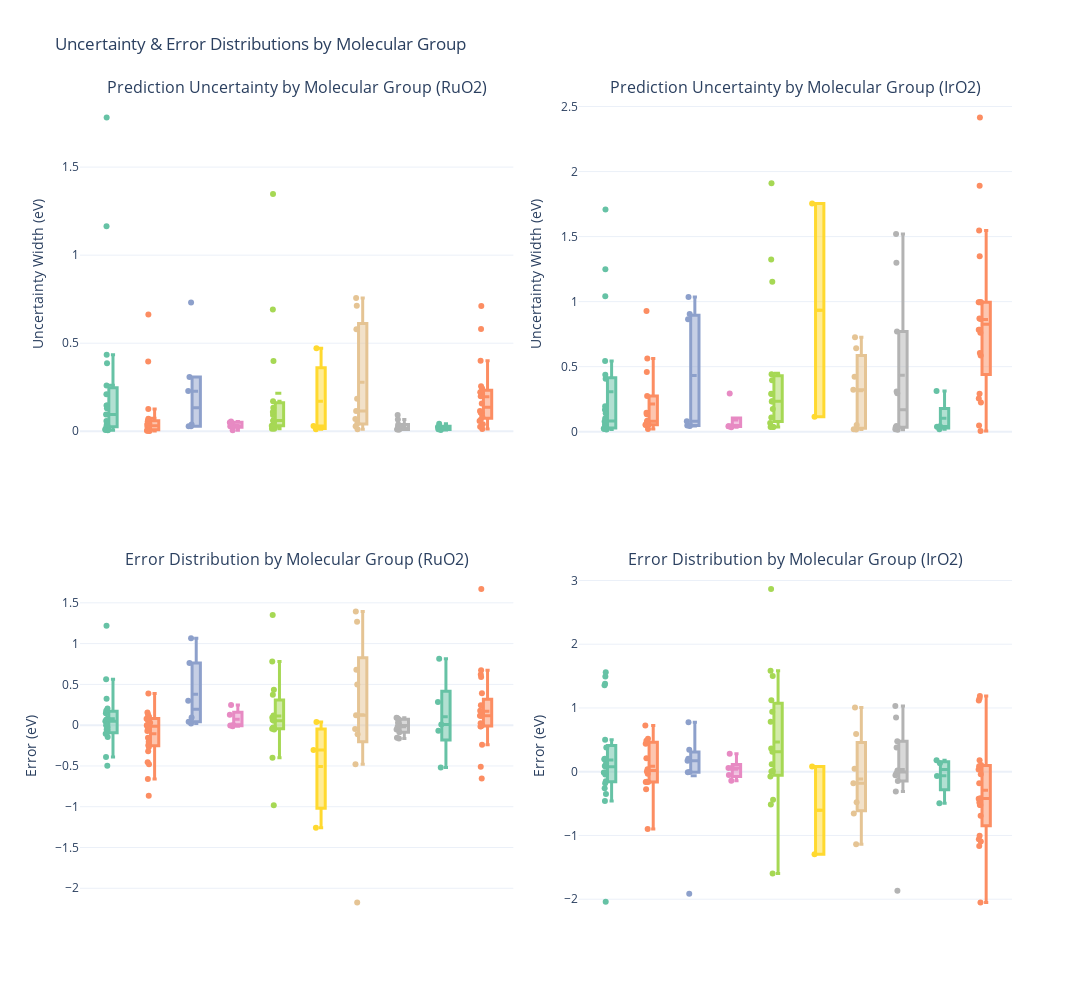

Notebook code for this chart:
### Code cell
width = 0.2

# Filtered data
df_ru = df_uq_sorted[df_uq_sorted['material'] == 'RuO2']
df_ir = df_uq_sorted[df_uq_sorted['material'] == 'IrO2']

# Custom color palette (Set2-like)
color_map = px.colors.qualitative.Set2

# Create 2x2 subplot
fig = make_subplots(
    rows=2, cols=2,
    subplot_titles=[
        "Prediction Uncertainty by Molecular Group (RuO2)",
        "Prediction Uncertainty by Molecular Group (IrO2)",
        "Error Distribution by Molecular Group (RuO2)",
        "Error Distribution by Molecular Group (IrO2)"
    ],
    horizontal_spacing=0.07,
    vertical_spacing=0.15
)

# Boxplots for uncertainty width (RuO2)
for i, group in enumerate(df_ru['molecule_group'].unique()):
    group_data = df_ru[df_ru['molecule_group'] == group]
    fig.add_trace(go.Box(
        y=group_data['uncertainty_width'],
        name=group,
        marker_color=color_map[i % len(color_map)],
        boxmean=True,
        boxpoints="all",  # Show all points (can be "outliers", "suspectedoutliers", "all")
        jitter=0.5,  # Add jitter to points
        line=dict(width=3),  # Line width to make the box thicker
        width=width,  # Box width (adjust this)
        legendgroup=group,  # Ensure the group is correctly assigned to legend
        showlegend=False,  # Ensure legend is shown for this trace
        hovertemplate=(
            "Molecule Group: %{customdata[0]}<br>" +
            "Molecule: %{customdata[1]}<br>" +
            "State: %{customdata[2]}<br>" +
            "Dissociation: %{customdata[3]}<br>" +
            "True Value: %{customdata[4]} eV<br>" +
            "Std Dev: %{customdata[5]} eV<br>" +
            "Error: %{customdata[6]} eV<br>" +
            "<extra></extra>"
        ),
        customdata=group_data[['molecule_group', 'molecule', 'state', 'dissociation', 'y_true', 'y_std', 'error']].values  # Add custom data
    ), row=1, col=1)

# Boxplots for uncertainty width (IrO2)
for i, group in enumerate(df_ir['molecule_group'].unique()):
    group_data = df_ir[df_ir['molecule_group'] == group]
    fig.add_trace(go.Box(
        y=group_data['uncertainty_width'],
        name=group,
        marker_color=color_map[i % len(color_map)],
        boxmean=True,
        boxpoints="all",  # Show all points (can be "outliers", "suspectedoutliers", "all")
        jitter=0.5,  # Add jitter to points
        line=dict(width=3),  # Line width to make the box thicker
        width=width,  # Box width (adjust this)
        legendgroup=group,  # Ensure the group is correctly assigned to legend
        showlegend=False,  # Don't show legend in the first plot, already shown in the first plot
        hovertemplate=(
            "Molecule Group: %{customdata[0]}<br>" +
            "Molecule: %{customdata[1]}<br>" +
            "State: %{customdata[2]}<br>" +
            "Dissociation: %{customdata[3]}<br>" +
            "True Value: %{customdata[4]} eV<br>" +
            "Std Dev: %{customdata[5]} eV<br>" +
            "Error: %{customdata[6]} eV<br>" +
            "<extra></extra>"
        ),
        customdata=group_data[['molecule_group', 'molecule', 'state', 'dissociation', 'y_true', 'y_std', 'error']].values  # Add custom data
    ), row=1, col=2)

# Boxplots for error (RuO2)
for i, group in enumerate(df_ru['molecule_group'].unique()):
    group_data = df_ru[df_ru['molecule_group'] == group]
    fig.add_trace(go.Box(
        y=group_data['error'],
        name=group,
        marker_color=color_map[i % len(color_map)],
        boxmean=True,
        boxpoints="all",  # Show all points (can be "outliers", "suspectedoutliers", "all")
        jitter=0.5,  # Add jitter to points
        line=dict(width=3),  # Line width to make the box thicker
        width=width,  # Box width (adjust this)
        legendgroup=group,  # Ensure the group is correctly assigned to legend
        showlegend=False,  # Don't show legend in the second plot, already shown in the first plot
        hovertemplate=(
            "Molecule Group: %{customdata[0]}<br>" +
            "Molecule: %{customdata[1]}<br>" +
            "State: %{customdata[2]}<br>" +
            "Dissociation: %{customdata[3]}<br>" +
            "True Value: %{customdata[4]} eV<br>" +
            "Std Dev: %{customdata[5]} eV<br>" +
            "Error: %{customdata[6]} eV<br>" +
            "<extra></extra>"
        ),
        customdata=group_data[['molecule_group', 'molecule', 'state', 'dissociation', 'y_true', 'y_std', 'error']].values  # Add custom data
    ), row=2, col=1)

# Boxplots for error (IrO2)
for i, group in enumerate(df_ir['molecule_group'].unique()):
    group_data = df_ir[df_ir['molecule_group'] == group]
    fig.add_trace(go.Box(
        y=group_data['error'],
        name=group,
        marker_color=color_map[i % len(color_map)],
        boxmean=True,
        boxpoints="all",  # Show all points (can be "outliers", "suspectedoutliers", "all")
        jitter=0.5,  # Add jitter to points
        line=dict(width=3),  # Line width to make the box thicker
        width=width,  # Box width (adjust this)
        legendgroup=group,  # Ensure the group is correctly assigned to legend
        showlegend=False,  # Don't show legend in the second plot, already shown in the first plot
        hovertemplate=(
            "Molecule Group: %{customdata[0]}<br>" +
            "Molecule: %{customdata[1]}<br>" +
            "State: %{customdata[2]}<br>" +
            "Dissociation: %{customdata[3]}<br>" +
            "True Value: %{customdata[4]} eV<br>" +
            "Std Dev: %{customdata[5]} eV<br>" +
            "Error: %{customdata[6]} eV<br>" +
            "<extra></extra>"
        ),
        customdata=group_data[['molecule_group', 'molecule', 'state', 'dissociation', 'y_true', 'y_std', 'error']].values  # Add custom data
    ), row=2, col=2)

# Layout adjustments
fig.update_layout(
    height=1000,
    width=2000,
    title_text="Uncertainty & Error Distributions by Molecular Group",
    template="plotly_white",
    boxmode="group",
    showlegend=True
)

# Axis titles
fig.update_yaxes(title_text="Uncertainty Width (eV)", row=1, col=1)
fig.update_yaxes(title_text="Uncertainty Width (eV)", row=1, col=2)
fig.update_yaxes(title_text="Error (eV)", row=2, col=1)
fig.update_yaxes(title_text="Error (eV)", row=2, col=2)

# Remove X-axis labels and add legend as x-axis replacement
fig.update_xaxes(showticklabels=False, row=1, col=1)
fig.update_xaxes(showticklabels=False, row=1, col=2)
fig.update_xaxes(showticklabels=False, row=2, col=1)
fig.update_xaxes(showticklabels=False, row=2, col=2)

# Show the plot
fig.show()
